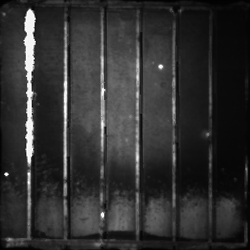
#> input picture 4.tif, 250 x 250 px
$ python corr_maps.py
#> lines starting #> are read from the running program, lines starting #| are printed output that depends on the picture
import cv2
import numpy as np
import matplotlib.pyplot as plt
from skimage.metrics import structural_similarity as ssim
from sklearn.metrics import mutual_info_score

def advanced_metrics_and_plot(img1_path, img2_path):
    # 1. Load as Grayscale
#> called with img1_path = '4.tif', img2_path = '4_M8_aged_luminescence_c.PNG'
    img1 = cv2.imread(img1_path, cv2.IMREAD_GRAYSCALE)
#> img1 is the input picture: shape (250, 250); min 0, max 255, mean 48.6
    img2 = cv2.imread(img2_path, cv2.IMREAD_GRAYSCALE)
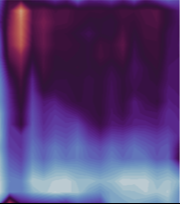
#> input picture 4_M8_aged_luminescence_c.PNG, 180 x 204 px
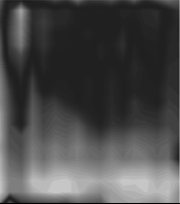
#> img2: shape (204, 180); min 0, max 202, mean 74.9

    if img1 is None or img2 is None:
        print("Error: Could not load one or both images.")
        return

    # 2. Resize img2 to match img1
    img2_resized = cv2.resize(img2, (img1.shape[1], img1.shape[0]))
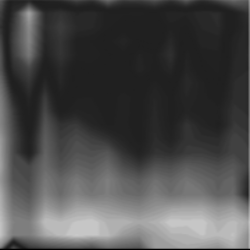
#> img2_resized: shape (250, 250); min 0, max 201, mean 74.8

    # --- METRIC 1: SSIM ---
    # data_range=255 is safer for 8-bit images to ensure accurate scaling
    score_ssim, diff_map = ssim(img1, img2_resized, full=True, data_range=255)
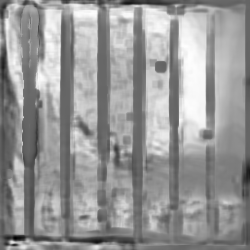
#> diff_map: shape (250, 250) float64; min -0.65, max 0.982, mean 0.32; drawn with min black and max white
#> score_ssim = 0.335
    print(f"SSIM Score: {score_ssim:.4f} (1.0 is identical)")
#| SSIM Score: 0.3349 (1.0 is identical)

    # --- METRIC 2: MUTUAL INFORMATION ---
    hist_2d, _, _ = np.histogram2d(img1.ravel(), img2_resized.ravel(), bins=20)
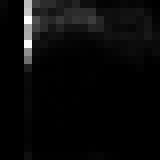
#> hist_2d: shape (20, 20) float64 (shown 8 times larger); min 0, max 4043, mean 156.2; drawn with min black and max white
    mi = mutual_info_score(None, None, contingency=hist_2d)
#> mi = 0.107
    print(f"Mutual Information: {mi:.4f} (Higher is better)")
#| Mutual Information: 0.1066 (Higher is better)

    # --- PLOTTING ---
    plt.figure(figsize=(15, 5))

    # Plot 1: Reference Image
    plt.subplot(1, 3, 1)
    plt.imshow(img1, cmap='gray')
    plt.title("Reference Image")
    plt.axis('off')

    # Plot 2: Resized Comparison Image
    plt.subplot(1, 3, 2)
    plt.imshow(img2_resized, cmap='gray')
    plt.title("Resized Comparison Image")
    plt.axis('off')

    # Plot 3: SSIM Difference Map
    # Note: In SSIM diff maps, brighter usually indicates HIGHER similarity.
    # Darker regions indicate structural differences.
    plt.subplot(1, 3, 3)
    im = plt.imshow(diff_map, cmap='hot', vmin=0, vmax=1)
    plt.colorbar(im, fraction=0.046, pad=0.04)
    plt.title(f"SSIM Diff Map (Score: {score_ssim:.2f})")
    plt.axis('off')

    plt.tight_layout()
    plt.show()
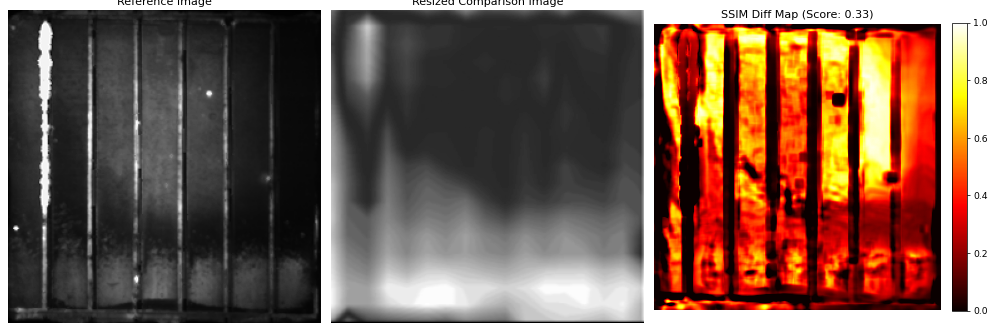
#> figure drawn by matplotlib, 4 panels

# Run
advanced_metrics_and_plot(
    "4.tif",
    "4_M8_aged_luminescence_c.PNG"
)
